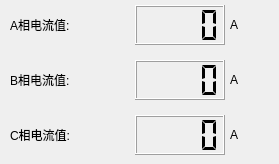
   <widget class="QWidget" name="pageCur">
    <widget class="QLabel" name="lbUnitA">
     <property name="geometry">
      <rect>
       <x>230</x>
       <y>5</y>
       <width>40</width>
       <height>40</height>
      </rect>
     </property>
     <property name="styleSheet">
      <string notr="true">QLabel{
font: 18pt &quot;文泉驿等宽微米黑&quot;;
}</string>
     </property>
     <property name="text">
      <string>A</string>
     </property>
    </widget>
    <widget class="QLCDNumber" name="lcdNbBI">
     <property name="geometry">
      <rect>
       <x>135</x>
       <y>60</y>
       <width>90</width>
       <height>40</height>
      </rect>
     </property>
     <property name="smallDecimalPoint">
      <bool>true</bool>
     </property>
     <property name="digitCount">
      <number>4</number>
     </property>
     <property name="segmentStyle">
      <enum>QLCDNumber::Flat</enum>
     </property>
     <property name="intValue" stdset="0">
      <number>0</number>
     </property>
    </widget>
    <widget class="QLCDNumber" name="lcdNbAI">
     <property name="geometry">
      <rect>
       <x>135</x>
       <y>5</y>
       <width>90</width>
       <height>40</height>
      </rect>
     </property>
     <property name="smallDecimalPoint">
      <bool>true</bool>
     </property>
     <property name="digitCount">
      <number>4</number>
     </property>
     <property name="segmentStyle">
      <enum>QLCDNumber::Flat</enum>
     </property>
     <property name="intValue" stdset="0">
      <number>0</number>
     </property>
    </widget>
    <widget class="QLabel" name="lb_AI_1">
     <property name="geometry">
      <rect>
       <x>10</x>
       <y>5</y>
       <width>120</width>
       <height>40</height>
      </rect>
     </property>
     <property name="text">
      <string>A相电流值:</string>
     </property>
    </widget>
    <widget class="QLabel" name="lb_CI_3">
     <property name="geometry">
      <rect>
       <x>10</x>
       <y>115</y>
       <width>120</width>
       <height>40</height>
      </rect>
     </property>
     <property name="text">
      <string>C相电流值:</string>
     </property>
    </widget>
    <widget class="QLabel" name="lb_BI_2">
     <property name="geometry">
      <rect>
       <x>10</x>
       <y>60</y>
       <width>120</width>
       <height>40</height>
      </rect>
     </property>
     <property name="text">
      <string>B相电流值:</string>
     </property>
    </widget>
    <widget class="QLabel" name="lbUnitC">
     <property name="geometry">
      <rect>
       <x>230</x>
       <y>115</y>
       <width>40</width>
       <height>40</height>
      </rect>
     </property>
     <property name="styleSheet">
      <string notr="true">QLabel{
font: 18pt &quot;文泉驿等宽微米黑&quot;;
}</string>
     </property>
     <property name="text">
      <string>A</string>
     </property>
    </widget>
    <widget class="QLCDNumber" name="lcdNbCI">
     <property name="geometry">
      <rect>
       <x>135</x>
       <y>115</y>
       <width>90</width>
       <height>40</height>
      </rect>
     </property>
     <property name="smallDecimalPoint">
      <bool>true</bool>
     </property>
     <property name="digitCount">
      <number>4</number>
     </property>
     <property name="segmentStyle">
      <enum>QLCDNumber::Flat</enum>
     </property>
     <property name="intValue" stdset="0">
      <number>0</number>
     </property>
    </widget>
    <widget class="QLabel" name="lbUnitB">
     <property name="geometry">
      <rect>
       <x>230</x>
       <y>60</y>
       <width>40</width>
       <height>40</height>
      </rect>
     </property>
     <property name="styleSheet">
      <string notr="true">QLabel{
font: 18pt &quot;文泉驿等宽微米黑&quot;;
}</string>
     </property>
     <property name="text">
      <string>A</string>
     </property>
    </widget>
   </widget>
